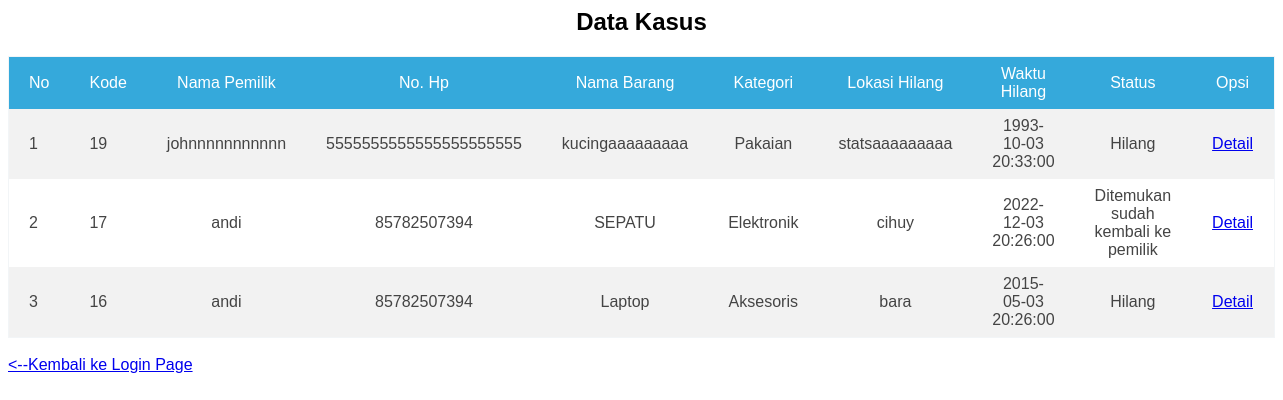
The page /dash.php on the database its author committed.
### tables this page shows
CREATE TABLE `cases` (
  `case_id` int(11) NOT NULL,
  `pemilik_id` int(11) NOT NULL,
  `itm_id` int(11) NOT NULL,
  `category_id` int(11) NOT NULL,
  `status_id` int(11) NOT NULL
);

CREATE TABLE `pengguna` (
  `id` int(11) NOT NULL,
  `username` varchar(255) NOT NULL,
  `email` varchar(255) NOT NULL,
  `phone` varchar(255) NOT NULL
);

CREATE TABLE `items` (
  `item_id` int(11) NOT NULL,
  `pengguna_id` int(11) NOT NULL,
  `kategori_id` int(11) NOT NULL,
  `st_id` int(11) NOT NULL,
  `item_name` varchar(255) NOT NULL,
  `detail` varchar(255) NOT NULL,
  `lokasi_hilang` varchar(255) NOT NULL,
  `waktu_hilang` datetime NOT NULL
);

CREATE TABLE `category` (
  `c_id` int(11) NOT NULL,
  `category_name` varchar(255) NOT NULL
);

CREATE TABLE `status` (
  `s_id` int(11) NOT NULL,
  `s_name` varchar(255) NOT NULL
);

### dash.php (the view, shortened to what this page needs)
<html>
<head>
    <link rel="stylesheet" type="text/css" href="dash.css">
</head>
<body style="font-family:arial">
    <h2><b>Data Kasus</b></h2>
    <table style="width:100%" class="table1">
    <tr>
        <th>No</th>
        <th>Kode</th>
        <th><center>Nama Pemilik</center></th>
        <th><center>No. Hp</center></th>
        <th><center>Nama Barang</center></th>
        <th><center>Kategori</center></th>
        <th><center>Lokasi Hilang</center></th>
        <th><center>Waktu Hilang</center></th>
        <th><center>Status</center></th>
        <th><center>Opsi</center></th>
    </tr>
    <?php
        include "config.php";
        $no = 1;
        $dat = mysqli_query($conn, "SELECT * FROM cases INNER JOIN pengguna ON cases.pemilik_id = pengguna.id
        INNER JOIN items ON cases.itm_id = items.item_id INNER JOIN category ON cases.category_id = category.c_id
        INNER JOIN status ON cases.status_id = status.s_id ORDER BY case_id DESC");
        while($r = mysqli_fetch_array($dat)){
            $p_id = $r['case_id'];
            $nama_pemilik = $r['username'];
            $no_hp = $r['phone'];
            $nama_barang = $r['item_name'];
            $lokasi_hilang = $r['lokasi_hilang'];
            $waktu_hilang = $r['waktu_hilang'];
            $cat = $r['category_name'];
            $stat = $r['s_name'];
    ?>
            <tr><td><?php echo $no++; ?></td>
            <td><?php echo $p_id; ?></td>
            <td><center><?php echo $nama_pemilik; ?></center></td>
            <td><center><?php echo $no_hp; ?></center></td>
            <td><center><?php echo $nama_barang; ?></center></td>
            <td><center><?php echo $cat; ?></center></td>
            <td><center><?php echo $lokasi_hilang; ?></center></td>
            <td><center><?php echo $waktu_hilang; ?></center></td>
            <td><center><?php echo $stat; ?></center></td>
            <td width=70px><center><a href="detail_dash.php?id=<?php echo $p_id;?>">Detail</a></center></td>
            </tr>
            <?php
    }
    ?>
    </table></br>
    <a href="index.php"><--Kembali ke Login Page</a><br>
</body>
</html>

### dash.css (style rules this page uses)
h2 { text-align: center; }
.table1 { font-family: sans-serif; color: #444; border-collapse: collapse; width: 50%; border: 1px solid #f2f5f7; }
.table1 tr th { background: #35A9DB; color: #fff; font-weight: normal; }
.table1, th, td { padding: 8px 20px; text-align: left; }
.table1 tr:nth-child(even) { background-color: #f2f2f2; }

### rows shown on the page
cases: case_id "19", pemilik.username "johnnnnnnnnnnn", pemilik.phone "5555555555555555555555", itm.item_name "kucingaaaaaaaaa", category.category_name "Pakaian", itm.lokasi_hilang "statsaaaaaaaaa", itm.waktu_hilang "1993-10-03 20:33:00", status.s_name "Hilang"
cases: case_id "17", pemilik.username "andi", pemilik.phone "85782507394", itm.item_name "SEPATU", category.category_name "Elektronik", itm.lokasi_hilang "cihuy", itm.waktu_hilang "2022-12-03 20:26:00", status.s_name "Ditemukan sudah kembali ke pemilik"
cases: case_id "16", pemilik.username "andi", pemilik.phone "85782507394", itm.item_name "Laptop", category.category_name "Aksesoris", itm.lokasi_hilang "bara", itm.waktu_hilang "2015-05-03 20:26:00", status.s_name "Hilang"
